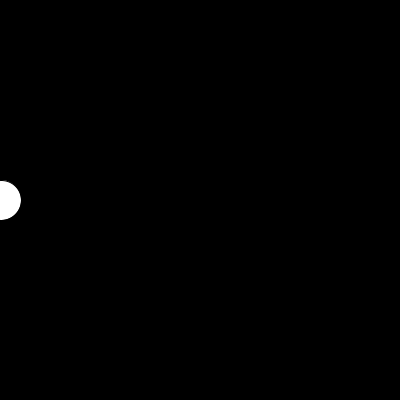
Frame 1 (no input)
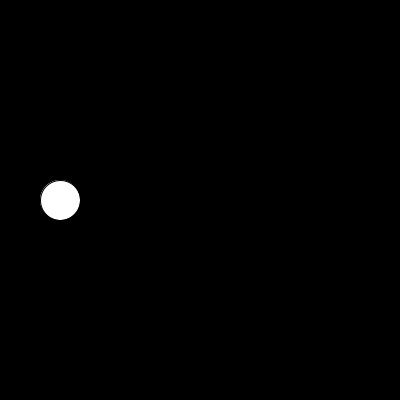
Frame 60 (the mouse pressed at the canvas centre just before this capture)
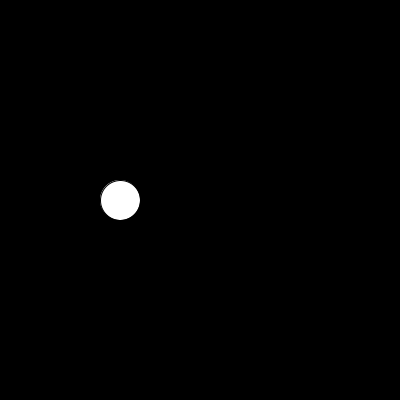
Frame 120 (the mouse held since frame 60 and released just before this capture)

The Processing sketch that drew these frames (run headless with seeded random() and noise(); from frame 60 on, the mouse is pressed at the canvas centre):

// Processing sketch: animated_circle
// ── animated_circle.pde
int x = 0;
int direction = 1;

void setup (){
size (400,400);
fill (255);
}
void draw() {
 background(0);
 x=x+ direction;
 
 if (frameCount % width ==0){
   direction = direction * -1; 
 }
 
 ellipse (x, height/2, 40,40);
}
